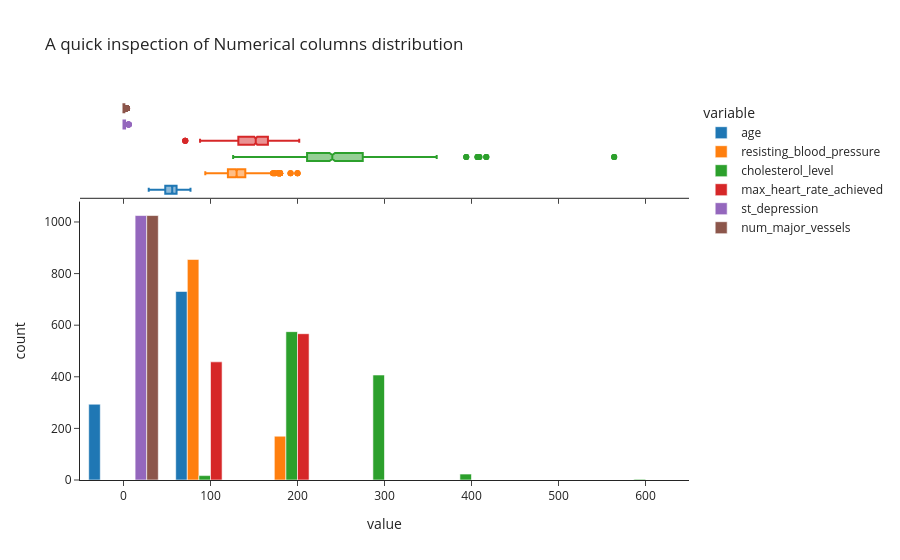

Notebook code cell kept with this figure:
### Code cell
px.histogram(df, x =numerical_columns, template = 'simple_white', 
             title = 'A quick inspection of Numerical columns distribution',
              marginal = 'box' , barmode='group', nbins=10,)# barmode='group'

### Figure 1 — Plotly figure (JSON) as saved in the notebook; plotly's stock layout.template omitted (floating-point values rounded to 4 significant figures; data arrays with more than 128 entries replaced by an {"elided": "..."} marker saying what was removed)
{"data": [{"alignmentgroup": "True", "bingroup": "x", "hovertemplate": "variable=age<br>value=%{x}<br>count=%{y}<extra></extra>", "legendgroup": "age", "marker": {"color": "#1F77B4", "pattern": {"shape": ""}}, "name": "age", "nbinsx": 10, "offsetgroup": "age", "orientation": "v", "showlegend": true, "type": "histogram", "x": {"elided": "1025 float values"}, "xaxis": "x", "yaxis": "y"}, {"alignmentgroup": "True", "hovertemplate": "variable=age<br>value=%{x}<extra></extra>", "legendgroup": "age", "marker": {"color": "#1F77B4"}, "name": "age", "notched": true, "offsetgroup": "age", "showlegend": false, "type": "box", "x": {"elided": "1025 float values"}, "xaxis": "x2", "yaxis": "y2"}, {"alignmentgroup": "True", "bingroup": "x", "hovertemplate": "variable=resisting_blood_pressure<br>value=%{x}<br>count=%{y}<extra></extra>", "legendgroup": "resisting_blood_pressure", "marker": {"color": "#FF7F0E", "pattern": {"shape": ""}}, "name": "resisting_blood_pressure", "nbinsx": 10, "offsetgroup": "resisting_blood_pressure", "orientation": "v", "showlegend": true, "type": "histogram", "x": {"elided": "1025 float values"}, "xaxis": "x", "yaxis": "y"}, {"alignmentgroup": "True", "hovertemplate": "variable=resisting_blood_pressure<br>value=%{x}<extra></extra>", "legendgroup": "resisting_blood_pressure", "marker": {"color": "#FF7F0E"}, "name": "resisting_blood_pressure", "notched": true, "offsetgroup": "resisting_blood_pressure", "showlegend": false, "type": "box", "x": {"elided": "1025 float values"}, "xaxis": "x2", "yaxis": "y2"}, {"alignmentgroup": "True", "bingroup": "x", "hovertemplate": "variable=cholesterol_level<br>value=%{x}<br>count=%{y}<extra></extra>", "legendgroup": "cholesterol_level", "marker": {"color": "#2CA02C", "pattern": {"shape": ""}}, "name": "cholesterol_level", "nbinsx": 10, "offsetgroup": "cholesterol_level", "orientation": "v", "showlegend": true, "type": "histogram", "x": {"elided": "1025 float values"}, "xaxis": "x", "yaxis": "y"}, {"alignmentgroup": "True", "hovertemplate": "variable=cholesterol_level<br>value=%{x}<extra></extra>", "legendgroup": "cholesterol_level", "marker": {"color": "#2CA02C"}, "name": "cholesterol_level", "notched": true, "offsetgroup": "cholesterol_level", "showlegend": false, "type": "box", "x": {"elided": "1025 float values"}, "xaxis": "x2", "yaxis": "y2"}, {"alignmentgroup": "True", "bingroup": "x", "hovertemplate": "variable=max_heart_rate_achieved<br>value=%{x}<br>count=%{y}<extra></extra>", "legendgroup": "max_heart_rate_achieved", "marker": {"color": "#D62728", "pattern": {"shape": ""}}, "name": "max_heart_rate_achieved", "nbinsx": 10, "offsetgroup": "max_heart_rate_achieved", "orientation": "v", "showlegend": true, "type": "histogram", "x": {"elided": "1025 float values"}, "xaxis": "x", "yaxis": "y"}, {"alignmentgroup": "True", "hovertemplate": "variable=max_heart_rate_achieved<br>value=%{x}<extra></extra>", "legendgroup": "max_heart_rate_achieved", "marker": {"color": "#D62728"}, "name": "max_heart_rate_achieved", "notched": true, "offsetgroup": "max_heart_rate_achieved", "showlegend": false, "type": "box", "x": {"elided": "1025 float values"}, "xaxis": "x2", "yaxis": "y2"}, {"alignmentgroup": "True", "bingroup": "x", "hovertemplate": "variable=st_depression<br>value=%{x}<br>count=%{y}<extra></extra>", "legendgroup": "st_depression", "marker": {"color": "#9467BD", "pattern": {"shape": ""}}, "name": "st_depression", "nbinsx": 10, "offsetgroup": "st_depression", "orientation": "v", "showlegend": true, "type": "histogram", "x": {"elided": "1025 float values"}, "xaxis": "x", "yaxis": "y"}, {"alignmentgroup": "True", "hovertemplate": "variable=st_depression<br>value=%{x}<extra></extra>", "legendgroup": "st_depression", "marker": {"color": "#9467BD"}, "name": "st_depression", "notched": true, "offsetgroup": "st_depression", "showlegend": false, "type": "box", "x": {"elided": "1025 float values"}, "xaxis": "x2", "yaxis": "y2"}, {"alignmentgroup": "True", "bingroup": "x", "hovertemplate": "variable=num_major_vessels<br>value=%{x}<br>count=%{y}<extra></extra>", "legendgroup": "num_major_vessels", "marker": {"color": "#8C564B", "pattern": {"shape": ""}}, "name": "num_major_vessels", "nbinsx": 10, "offsetgroup": "num_major_vessels", "orientation": "v", "showlegend": true, "type": "histogram", "x": {"elided": "1025 float values"}, "xaxis": "x", "yaxis": "y"}, {"alignmentgroup": "True", "hovertemplate": "variable=num_major_vessels<br>value=%{x}<extra></extra>", "legendgroup": "num_major_vessels", "marker": {"color": "#8C564B"}, "name": "num_major_vessels", "notched": true, "offsetgroup": "num_major_vessels", "showlegend": false, "type": "box", "x": {"elided": "1025 float values"}, "xaxis": "x2", "yaxis": "y2"}], "layout": {"barmode": "group", "legend": {"title": {"text": "variable"}, "tracegroupgap": 0}, "title": {"text": "A quick inspection of Numerical columns distribution"}, "xaxis": {"anchor": "y", "domain": [0, 1], "title": {"text": "value"}}, "xaxis2": {"anchor": "y2", "domain": [0, 1], "matches": "x", "showticklabels": false}, "yaxis": {"anchor": "x", "domain": [0, 0.7326], "title": {"text": "count"}}, "yaxis2": {"anchor": "x2", "domain": [0.7426, 1], "matches": "y2", "showline": false, "showticklabels": false, "ticks": ""}}}
